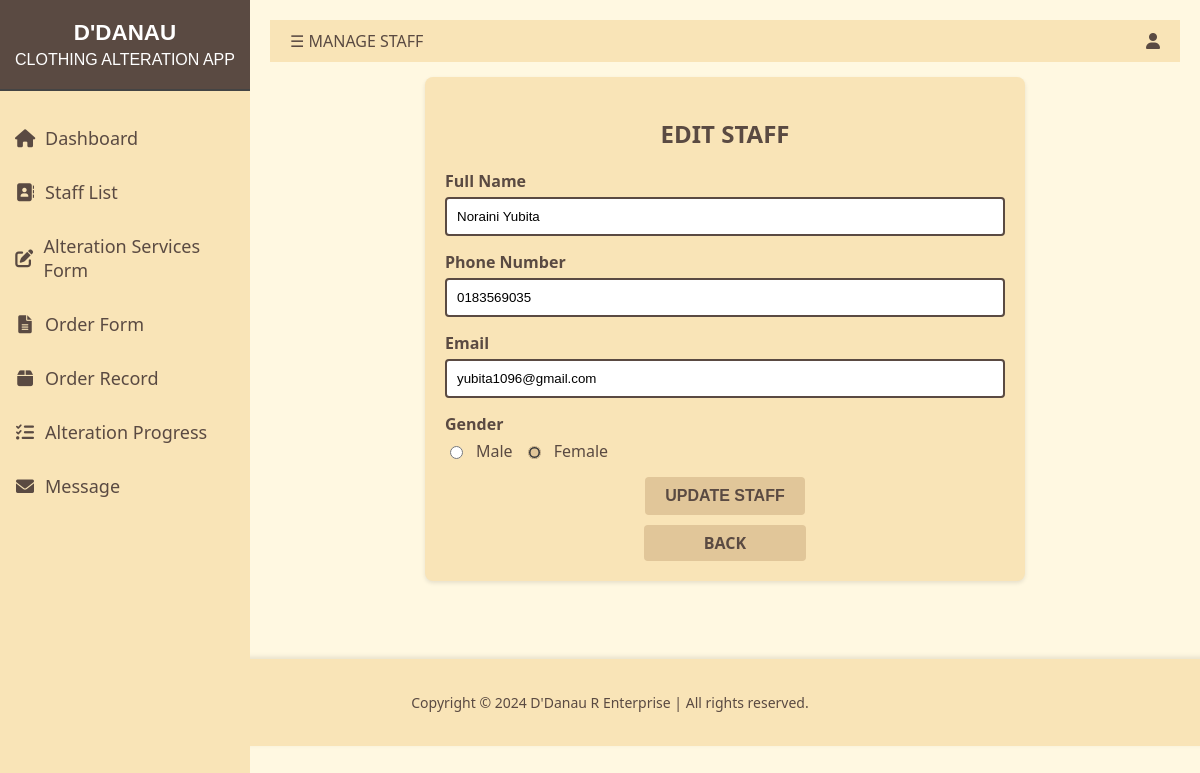
/admin/staff_edit.php?id=2, run on the app's committed database.
### tables this page shows
CREATE TABLE `staff` (
  `id` int(11) NOT NULL,
  `full_name` varchar(255) NOT NULL,
  `phone_number` varchar(20) NOT NULL,
  `email` varchar(255) NOT NULL,
  `gender` enum('Male','Female') NOT NULL,
  `created_at` timestamp NOT NULL DEFAULT current_timestamp(),
  `updated_at` timestamp NOT NULL DEFAULT current_timestamp() ON UPDATE current_timestamp()
);

### admin/staff_edit.php (the view, shortened to what this page needs)
<?php
include '../component/connect.php';
if (isset($_GET['id'])) {
    $id = mysqli_real_escape_string($conn, $_GET['id']);
    $sql = "SELECT * FROM staff WHERE id = '$id'";
    $result = mysqli_query($conn, $sql);
    if ($result) {
        $staff = mysqli_fetch_assoc($result);
    } else {
        die("Failed to retrieve staff details: " . mysqli_error($conn));
    }
} else {
    header("Location: staff.php");
    exit;
}
?>
<!DOCTYPE html>
<html lang="en">
<head>
    <link rel="stylesheet" href="https://cdnjs.cloudflare.com/ajax/libs/font-awesome/6.0.0/css/all.min.css">
    <link rel="stylesheet" href="staff_edit.css">
</head>
<body>
    <div class="sidenav" id="mySidenav">
        <div class="logo">
            <span>D'DANAU</span>
            CLOTHING ALTERATION APP
        </div>
        <a href="dashboard.php"><i class="fas fa-home"></i>Dashboard</a>
        <a href="staff.php"><i class="fa-solid fa-address-book"></i>Staff List</a>
        <a href="services.php"><i class="fas fa-edit"></i>Alteration Services Form</a>
        <a href="order.php"><i class="fas fa-file-alt"></i>Order Form</a>
        <a href="submit_order.php"><i class="fas fa-box"></i></i>Order Record</a>
        <a href="alteration_progress.php"><i class="fas fa-tasks"></i>Alteration Progress</a>
        <a href="message.php"><i class="fas fa-envelope"></i>Message</a>
    </div>
    <div id="main">
        <div class="header">
            <span class="menu-icon" onclick="openNav()">&#9776; MANAGE STAFF</span>
            <div class="profile">
                <i class="fas fa-user dropbtn"></i>
            </div>
        </div>
        <div class="form-container">
            <h2>Edit Staff</h2>
            <form method="post" action="">
                <div class="form-group">
                    <label for="fullName">Full Name</label>
                    <input type="text" id="full_name" name="full_name" value="<?= htmlspecialchars($staff['full_name']) ?>" required>
                </div>
                <div class="form-group">
                    <label for="phoneNumber">Phone Number</label>
                    <input type="text" id="phone_number" name="phone_number" value="<?= htmlspecialchars($staff['phone_number']) ?>" required>
                </div>
                <div class="form-group">
                    <label for="email">Email</label>
                    <input type="email" id="email" name="email" value="<?= htmlspecialchars($staff['email']) ?>" required>
                </div>
                <div class="form-group">
                    <label>Gender</label>
                    <div class="radio-group">
                        <input type="radio" id="male" name="gender" value="Male" <?php echo ($staff['gender'] == 'Male') ? 'checked' : ''; ?>>
                        <label for="male">Male</label>
                        <input type="radio" id="female" name="gender" value="Female" <?php echo ($staff['gender'] == 'Female') ? 'checked' : ''; ?>>
                        <label for="female">Female</label>
                    </div>
                </div>
                <div class="button-group">
                        <button type="submit" name="submit">Update Staff</button>
                        <a href="staff.php" class="back-button">Back</a>
                </div>
            </form>
        </div>
    </div>
    <footer class="site-footer">
        <p>Copyright &copy; 2024 D'Danau R Enterprise | All rights reserved.</p>
    </footer>
</body>
</html>

### admin/staff_edit.css (style rules this page uses)
:root { --main-bg-color: #FFF8E1; --accent-color: #F9E4B7; --hover-accent-color: #E1C699; --text-color: #5A4A42; --font-family: 'Segoe UI', Tahoma, Geneva, Verdana, sans-serif; }
body, html { margin: 0; padding: 0; width: 100%; height: 100%; font-family: var(--font-family); background-color: var(--main-bg-color); }
.sidenav { background-color: var(--accent-color); color: var(--text-color); width: 250px; position: fixed; height: 100%; overflow: auto; transition: width 0.5s; font-size: 16px; }
.sidenav a { color: var(--text-color); padding: 15px; text-decoration: none; display: flex; align-items: center; transition: background-color 0.3s; font-size: 18px; }
.sidenav a i { width: 20px; text-align: center; margin-right: 10px; }
.logo { color: #FFF; background-color: var(--text-color); padding: 20px 10px; font-family: 'Arial', sans-serif; text-align: center; margin-bottom: 20px; border-bottom: 2px solid #444; }
.logo span { font-weight: bold; display: block; font-size: 1.4em; margin-bottom: 5px; }
#main { transition: margin-left 0.5s; padding: 20px; margin-left: 250px; }
.header { display: flex; justify-content: space-between; align-items: center; background-color: var(--accent-color); color: var(--text-color); padding: 10px 20px; }
.menu-icon { cursor: pointer; }
.profile .dropbtn { color: var(--text-color); padding: 0; border: none; background: none; cursor: pointer; }
.form-container { background: var(--accent-color); padding: 20px; border-radius: 8px; box-shadow: 0 2px 4px rgba(0, 0, 0, 0.1); max-width: 600px; width: 100%; margin: 0 auto; margin-top: 15px; font-size: 16px; box-sizing: border-box; }
.form-container h2 { margin-bottom: 20px; color: var(--text-color); text-transform: uppercase; text-align: center; }
.form-group { margin-bottom: 15px; }
.form-group label { display: block; margin-bottom: 5px; color: var(--text-color); font-weight: bold; }
.form-group input[type="text"], .form-group input[type="number"], .form-group input[type="file"], .form-group input[type="email"], .form-group select { width: 100%; padding: 10px; border: 2px solid var(--text-color); border-radius: 4px; box-sizing: border-box; transition: border-color 0.3s ease-in-out; }
.radio-group { display: flex; align-items: center; gap: 10px; }
.radio-group input[type="radio"] { accent-color: var(--hover-accent-color); }
.radio-group label { margin: 0; font-weight: normal; color: var(--text-color); cursor: pointer; }
.button-group { display: flex; flex-direction: column; gap: 10px; align-items: center; }
.button-group button[type="submit"] { order: 1; background-color: var(--hover-accent-color); color: var(--text-color); padding: 10px 20px; border: none; border-radius: 4px; cursor: pointer; font-size: 16px; transition: background-color 0.3s; font-weight: 600; text-transform: uppercase; }
.button-group .back-button { order: 2; background-color: var(--hover-accent-color); color: var(--text-color); padding: 7px 60px; border: none; border-radius: 4px; cursor: pointer; font-size: 16px; transition: background-color 0.3s; text-decoration: none; font-weight: 700; text-transform: uppercase; }
.site-footer { text-align: center; padding: 20px 10px; background-color: var(--accent-color); color: var(--text-color); font-size: 14px; bottom: 0; width: 100%; box-shadow: 0 -2px 5px rgba(0,0,0,0.1); margin-top: 58px; }
body { margin: 0; display: flex; flex-direction: column; min-height: 100vh; }

### data on the page
staff: full_name "Noraini Yubita", phone_number "0183569035", email "yubita1096@gmail.com", gender "☐ Male", gender "☑ Female"
